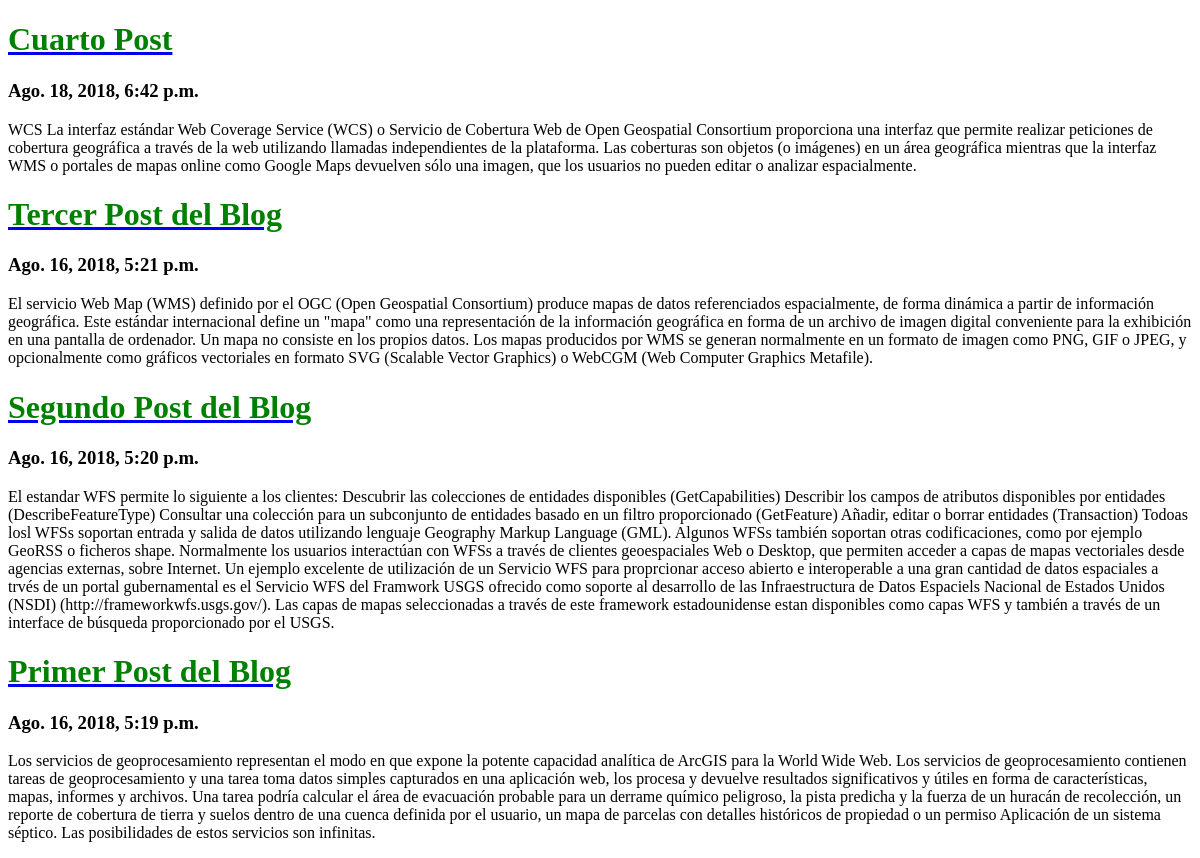
The app's page /, older data.
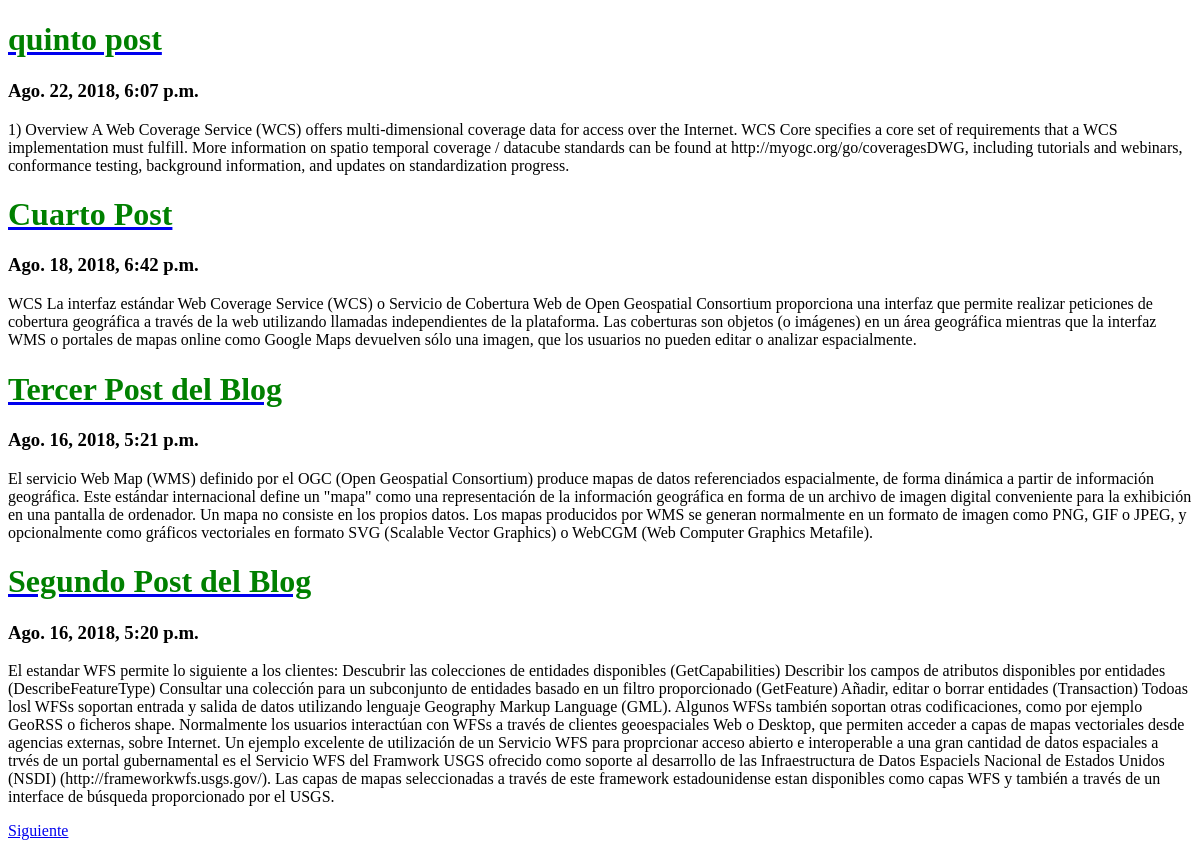
The same page, newer data.
### posts/models.py (models this page shows, shortened)
class Post(models.Model):
    titulo = models.CharField(max_length=120)
    contenido = models.TextField()
    fecha = models.DateTimeField(auto_now=False, auto_now_add=True)
    slug = models.SlugField()

### templates/lista_post.html (shortened to what this page needs)
{% extends "base.html" %}
{% block content %}
    {%for object in object_list %}
    <a href="/{{ object.id }}/{{ object.slug }}/"><h1>{{object.titulo}}</h1></a>
        <h3>{{object.fecha}}</h3>
        <p>{{object.contenido}}</p>
    {%endfor%}
     <div class="pagination">
         {% if page_obj.has_next %}
            <a href="?page={{ page_obj.next_page_number }}">Siguiente</a>
         {% endif %}
     </div>
{% endblock content %}

### templates/base.html (shortened to what this page needs)
<!doctype html>
<html lang="es">
{% load static %}
<head>
    <link rel="stylesheet" href="{% static 'css/mydjangoblog.css' %}" />
</head>
<body>
    <div class="container">
        {% block content%}
        {% endblock content%}
    </div>
</body>
</html>

### static/css/mydjangoblog.css (style rules this page uses)
h1 { color: green }

Row changes from the older to the newer data that the page shows:
no longer on this page (row unchanged): Post: titulo "Primer Post del Blog", fecha "Ago. 16, 2018, 5:19 p.m.", contenido "Los servicios de geoprocesamiento representan el modo en que expone la potente capacidad analítica de ArcGIS para la World Wide Web. Los servicios de geoprocesamiento contienen tareas de geoprocesamiento y una tarea toma datos simples capturados en una aplicación web, los procesa y devuelve resultados significativos y útiles en forma de características, mapas, informes y archivos. Una tarea podría calcular el área de evacuación probable para un derrame químico peligroso, la pista predicha y la fuerza de un huracán de recolección, un reporte de cobertura de tierra y suelos dentro de una cuenca definida por el usuario, un mapa de parcelas con detalles históricos de propiedad o un permiso…"
added Post: titulo "quinto post", fecha "Ago. 22, 2018, 6:07 p.m.", contenido "1) Overview A Web Coverage Service (WCS) offers multi-dimensional coverage data for access over the Internet. WCS Core specifies a core set of requirements that a WCS implementation must fulfill. More information on spatio temporal coverage / datacube standards can be found at http://myogc.org/go/coveragesDWG, including tutorials and webinars, conformance testing, background information, and updates on standardization progress."
Text that changed along with them:
text now shown: "Siguiente"
